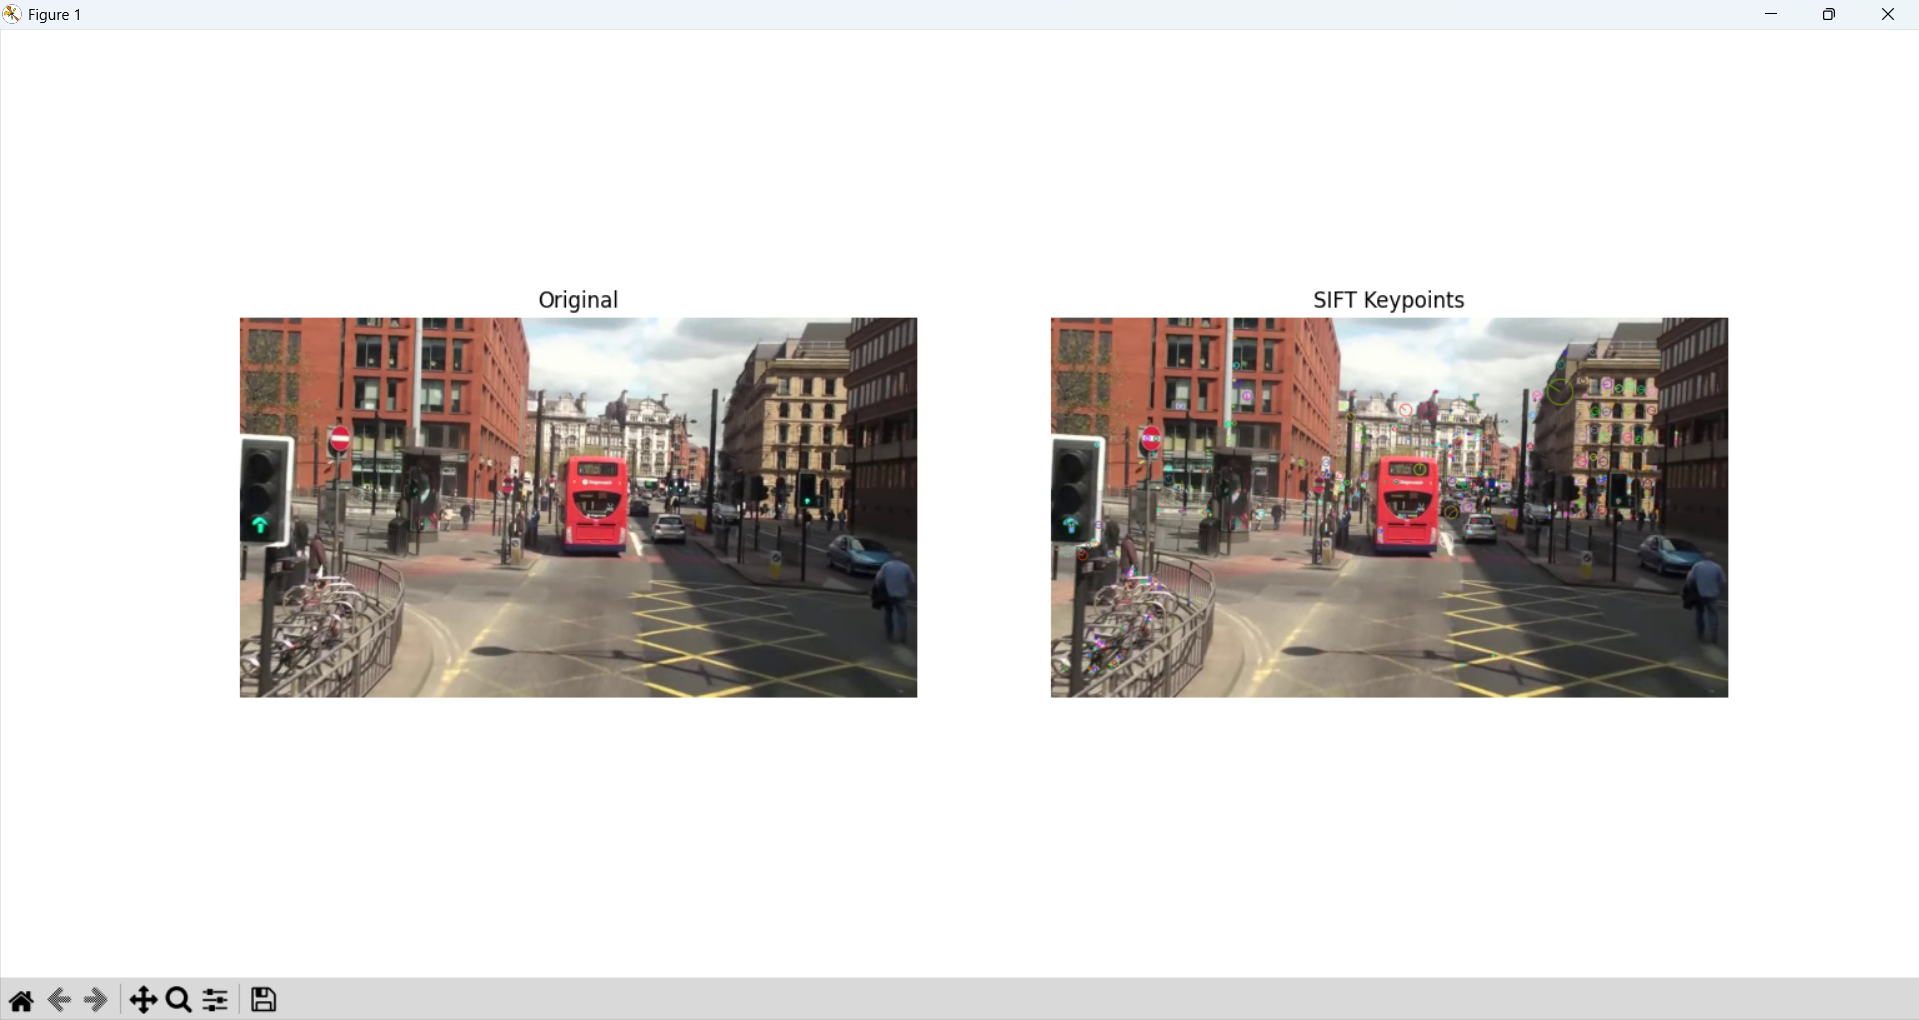

This chart was generated by the following Python code:
import cv2  # OpenCV 라이브러리를 임포트합니다.
import numpy as np  # 수치 연산을 위한 넘파이 라이브러리를 임포트합니다.
import matplotlib.pyplot as plt  # 데이터 시각화를 위한 matplotlib의 pyplot 모듈을 임포트합니다.
import os  # 운영체제와 상호작용하여 파일 경로를 다루기 위해 os 모듈을 임포트합니다.

base_path = os.path.dirname(os.path.abspath(__file__))  # 실행 중인 스크립트 파일의 절대 경로를 가져옵니다.
image_path = os.path.join(base_path, '..', 'image', 'mot_color70.jpg')  # 상위 디렉토리의 image 폴더 내 mot_color70.jpg 파일 경로를 설정합니다.
img = cv2.imread(image_path)  # cv2.imread 함수를 사용하여 설정된 경로의 이미지를 읽어옵니다.
img_rgb = cv2.cvtColor(img, cv2.COLOR_BGR2RGB)  # OpenCV의 BGR 색상 공간을 matplotlib 표시를 위해 RGB로 변환합니다.
gray = cv2.cvtColor(img, cv2.COLOR_BGR2GRAY)  # SIFT 연산을 위해 입력 이미지를 흑백(그레이스케일)으로 변환합니다.

sift = cv2.SIFT_create(nfeatures=500)  # 검출할 특징점의 최대 개수를 500개로 제한하여 SIFT 객체를 생성합니다.
kp, des = sift.detectAndCompute(gray, None)  # 변환된 흑백 이미지에서 특징점(kp)과 기술자(des)를 동시에 검출하고 계산합니다.

img_kp = cv2.drawKeypoints(img_rgb, kp, None, flags=cv2.DRAW_MATCHES_FLAGS_DRAW_RICH_KEYPOINTS)  # 이미지 위에 특징점의 크기와 방향을 포함하여 시각화합니다.

plt.subplot(1, 2, 1)  # 1행 2열로 구성된 화면의 첫 번째 칸을 선택합니다.
plt.imshow(img_rgb)  # 선택된 칸에 원본 RGB 이미지를 표시합니다.
plt.title('Original')  # 해당 이미지의 제목을 'Original'로 설정합니다.
plt.axis('off')  # 이미지의 가로세로 축 수치 표시를 제거합니다.
plt.subplot(1, 2, 2)  # 1행 2열로 구성된 화면의 두 번째 칸을 선택합니다.
plt.imshow(img_kp)  # 선택된 칸에 SIFT 특징점이 그려진 이미지를 표시합니다.
plt.title('SIFT Keypoints')  # 해당 이미지의 제목을 'SIFT Keypoints'로 설정합니다.
plt.axis('off')  # 이미지의 가로세로 축 수치 표시를 제거합니다.
plt.show()  # 생성된 모든 플롯을 화면에 출력합니다.
